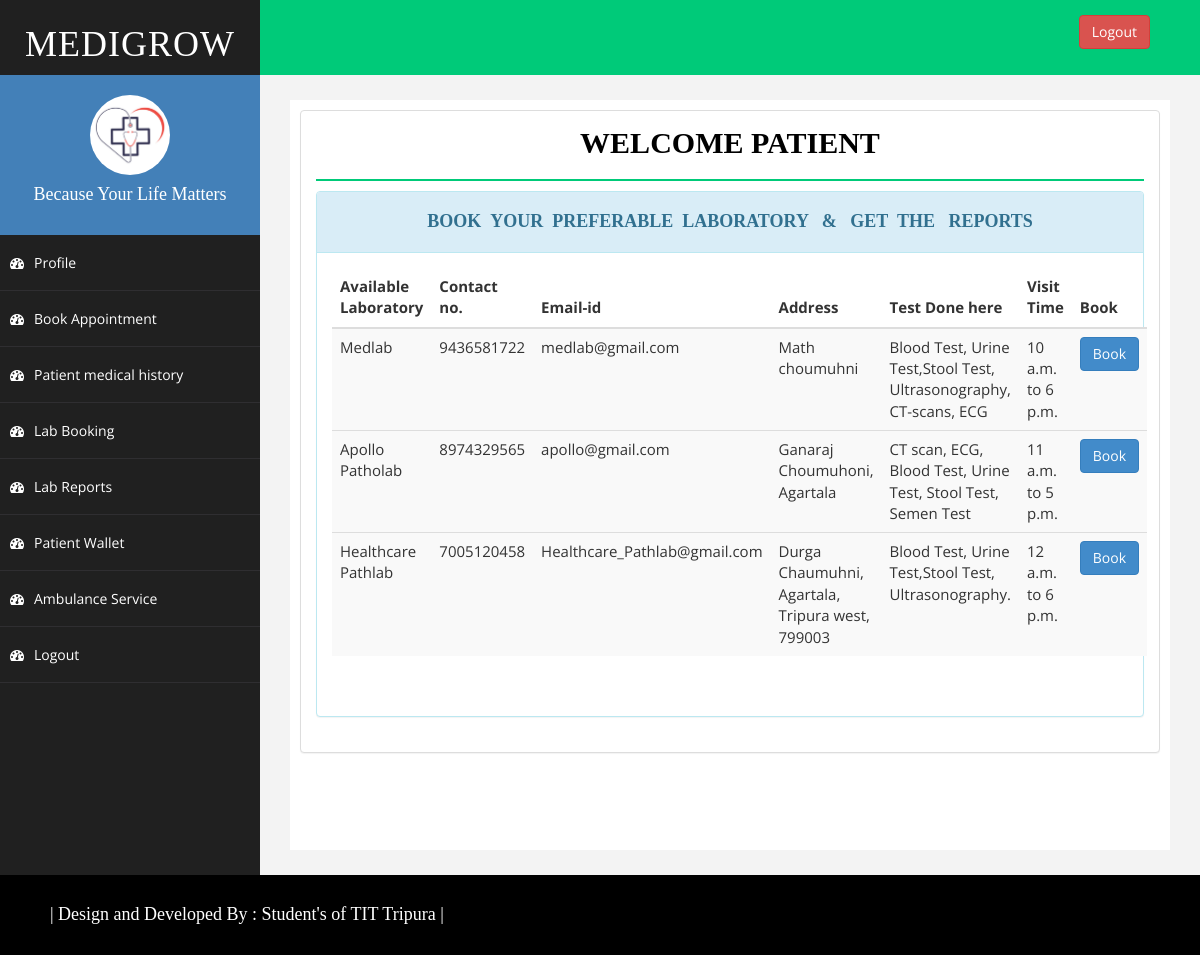
/pt_lb_report.php, run on the app's committed database.
### tables this page shows
CREATE TABLE `tbl_lab` (
  `lb_slno` int(11) DEFAULT NULL,
  `lb_name` varchar(50) NOT NULL,
  `lb_phone` varchar(10) NOT NULL,
  `lb_email` varchar(50) NOT NULL,
  `address` varchar(50) NOT NULL,
  `lb_id` varchar(10) NOT NULL,
  `password` varchar(10) NOT NULL,
  `test_done` varchar(100) NOT NULL,
  `open_time` varchar(10) NOT NULL,
  `close_time` varchar(11) NOT NULL
);

### pt_lb_report.php (the view, shortened to what this page needs)
<!DOCTYPE html>
<html lang="en">
<head>
    <?php include('links.php'); ?>
</head>
<body>
    <div id="wrapper">
        <?php include('headeri.php'); ?>
        <?php include('pt_sidebar.php'); ?>
        <div id="page-wrapper">
            <div id="page-inner">
                <div class="panel panel-default">
                    <div class="panel-body">
                        <div class="row">
                            <div class="col-md-12">
                                <center>
                                    <h1 class="page-head-line">Welcome Patient</h1>
                                </center>
                            </div>
                        </div>
                        <div class="row">
                            <div class="col-md-12">
                                <div class="panel panel-info">
                                    <div class="panel-heading">
                                        <center>
                                            <h4 style="font-family:'Book Antiqua'"><strong>BOOK &nbsp;YOUR &nbsp;PREFERABLE&nbsp; LABORATORY &nbsp; & &nbsp; GET&nbsp; THE &nbsp; REPORTS</strong></h4>
                                        </center>
                                    </div>
                                    <div class="panel-body" style="font-size: 15px;">
                                        <?php
                                        include_once 'dbConfig.php';
                                        $query = "SELECT `lb_slno`, `lb_name`, `lb_phone`, `lb_email`, `address`, `lb_id`, `password`, `test_done`, `open_time`,`close_time` FROM `tbl_lab`";
                                        $result = $db->query($query);
                                        if ($result->num_rows > 0) {
                                            echo "  <table id='lab' class='table table-striped'>";
                                            echo "<thead><tr><th>Available Laboratory</th><th>Contact no.</th><th>Email-id</th><th>Address</th><th>Test Done here</th><th>Visit Time</th><th>Book</th><tbody id = 'lab_test'>";
                                            while ($row = $result->fetch_assoc()) {
                                                echo '<tr><td>' . $row['lb_name'] . '</td><td>' . $row['lb_phone'] . '</td><td>' . $row['lb_email'] . '</td><td>' . $row['address'] . '</td><td>' . $row['test_done'] . '</td><td>' . $row['open_time'] . ' to ' . $row['close_time'] . '</td><td><a href="book_lab.php?action=GoToLab&lab=' . $row['lb_id'] . '&pnt=' . $_SESSION['patient_slno'] . '&lbslno=' . $row['lb_slno'] . '" class="btn btn-primary">Book</a></td><tr>';
                                            }
                                            echo "</tbody></table>";
                                        } else {
                                            echo '<h1>Not available</h1>';
                                        }
                                        ?>
                                        <br>
                                    </div>
                                </div>
                            </div>
                        </div>
                    </div>
                </div>
            </div>
        </div>
        <?php include('footer.php'); ?>
</body>
</html>

### assets/css/basic.css (style rules this page uses)
body { font-family: 'Open Sans', sans-serif; line-height:25px; }
#wrapper { width: 100%; background: #202020; }
#page-wrapper { padding: 15px 15px; min-height: 0px; background: #F3F3F3; }
#page-inner { width: 100%; margin: 10px 20px 10px 0px; background-color: #fff!important; padding: 10px; min-height: 750px; }
.page-head-line { font-size: 30px; text-transform: uppercase; color: #000; font-weight: 800; padding-bottom: 20px; border-bottom: 2px solid #00CA79; margin-bottom: 10px; }
@media (min-width:768px) { #page-wrapper { margin: 0 0 0 260px; padding: 15px 30px; min-height: 600px; } }

### headeri.php (style rules this page uses)
h1 { margin:auto; font-family:'Book Antiqua'; }

### data on the page
tbl_lab: lb_name "Medlab", lb_phone "9436581722", lb_email "medlab@gmail.com", address "Math choumuhni", test_done "Blood Test, Urine Test,Stool Test, Ultrasonography, CT-scans, ECG", open_time "10 a.m.", close_time "6 p.m."
tbl_lab: lb_name "Apollo Patholab", lb_phone "8974329565", lb_email "apollo@gmail.com", address "Ganaraj Choumuhoni, Agartala", test_done "CT scan, ECG, Blood Test, Urine Test, Stool Test, Semen Test", open_time "11 a.m.", close_time "5 p.m."
tbl_lab: lb_name "Healthcare Pathlab", lb_phone "7005120458", lb_email "Healthcare_Pathlab@gmail.com", address "Durga Chaumuhni, Agartala, Tripura west, 799003", test_done "Blood Test, Urine Test,Stool Test, Ultrasonography.", open_time "12 a.m.", close_time "6 p.m."
